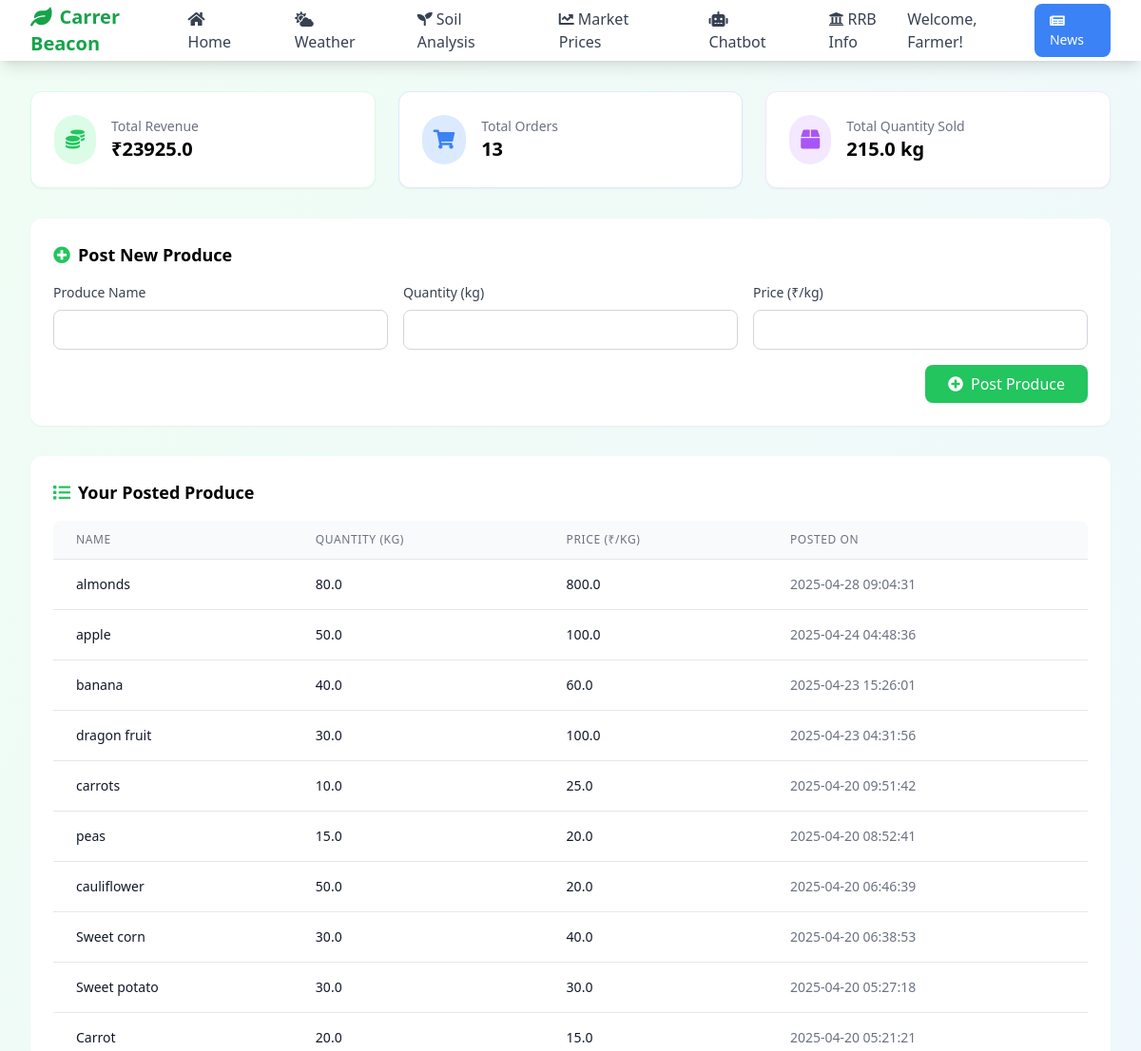
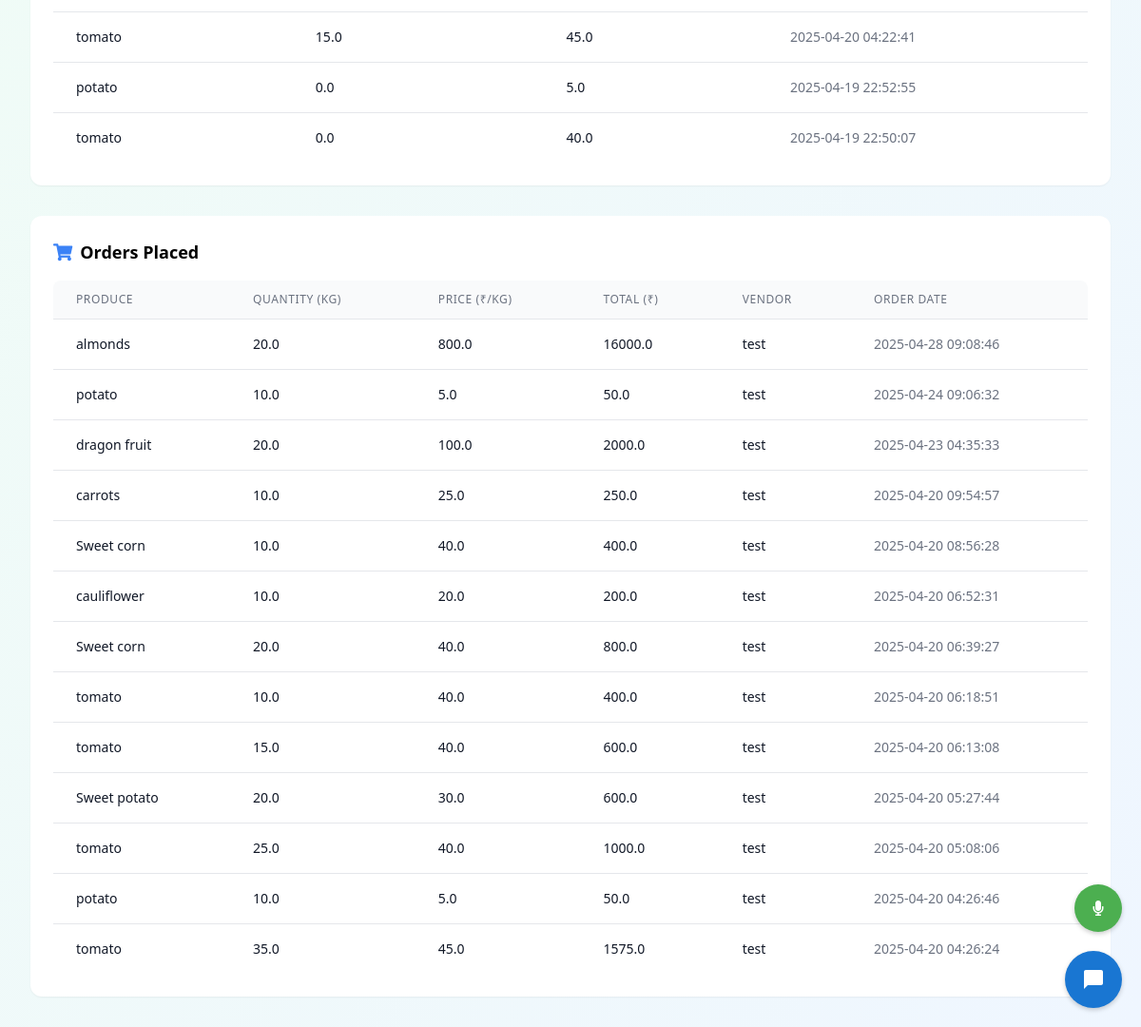
The app's page /farmerdash (signed in) with its own data (2 pictures, top to bottom).
### tables this page shows
CREATE TABLE produce (
            id INTEGER PRIMARY KEY AUTOINCREMENT,
            name TEXT NOT NULL,
            quantity REAL NOT NULL,
            price REAL NOT NULL,
            farmer_id INTEGER,
            created_at TIMESTAMP DEFAULT CURRENT_TIMESTAMP,
            FOREIGN KEY (farmer_id) REFERENCES farmers(id)
        );

CREATE TABLE purchases (
        id INTEGER PRIMARY KEY AUTOINCREMENT,
        produce_id INTEGER NOT NULL,
        vendor_id INTEGER NOT NULL,
        quantity REAL NOT NULL,
        price_per_unit REAL NOT NULL,
        total_price REAL NOT NULL,
        created_at TIMESTAMP DEFAULT CURRENT_TIMESTAMP,
        FOREIGN KEY (produce_id) REFERENCES produce(id),
        FOREIGN KEY (vendor_id) REFERENCES vendors(id)
    );

CREATE TABLE vendors (
            id INTEGER PRIMARY KEY AUTOINCREMENT,
            name TEXT NOT NULL,
            email TEXT NOT NULL UNIQUE,
            password TEXT NOT NULL
        );

### app.py (the view)
@app.route('/farmerdash')
def farmerdash():
    if "farmer_id" not in session:
        flash("Please log in first!", "danger")
        return redirect(url_for("Farmerlogin"))
    purchase_history = get_farmer_purchases(session["farmer_id"])
    revenue_data = get_farmer_revenue(session["farmer_id"])
    posted_produce = get_farmer_produce(session["farmer_id"])
    return render_template("farmerdash.html",
                         purchase_history=purchase_history,
                         revenue_data=revenue_data,
                         posted_produce=posted_produce)

### models.py (called while the page is built)
def get_farmer_purchases(farmer_id):
    conn = sqlite3.connect("data.db")
    cursor = conn.cursor()
    cursor.execute('''
    SELECT
        purchases.id,
        produce.name as produce_name,
        purchases.quantity,
        purchases.price_per_unit,
        purchases.total_price,
        purchases.created_at,
        vendors.name as vendor_name
    FROM purchases
    JOIN produce ON purchases.produce_id = produce.id
    JOIN vendors ON purchases.vendor_id = vendors.id
    WHERE produce.farmer_id = ?
    ORDER BY purchases.created_at DESC
    ''', (farmer_id,))
    purchases = cursor.fetchall()
    conn.close()
    return purchases

def get_farmer_revenue(farmer_id):
    conn = sqlite3.connect("data.db")
    cursor = conn.cursor()
    cursor.execute('''
    SELECT
        SUM(purchases.total_price) as total_revenue,
        COUNT(purchases.id) as total_orders,
        SUM(purchases.quantity) as total_quantity_sold
    FROM purchases
    JOIN produce ON purchases.produce_id = produce.id
    WHERE produce.farmer_id = ?
    ''', (farmer_id,))
    revenue_data = cursor.fetchone()
    conn.close()
    return {
        'total_revenue': revenue_data[0] or 0,
        'total_orders': revenue_data[1] or 0,
        'total_quantity_sold': revenue_data[2] or 0
    }

def get_farmer_produce(farmer_id):
    conn = sqlite3.connect("data.db")
    cursor = conn.cursor()
    cursor.execute('''
    SELECT
        id,
        name,
        quantity,
        price,
        created_at
    FROM produce
    WHERE farmer_id = ?
    ORDER BY created_at DESC
    ''', (farmer_id,))
    produce = cursor.fetchall()
    conn.close()
    return produce

### templates/farmerdash.html (shortened to what this page needs)
<!DOCTYPE html>
<html lang="en">
<head>
    <script src="https://cdn.tailwindcss.com"></script>
    <link rel="stylesheet" href="https://cdnjs.cloudflare.com/ajax/libs/font-awesome/5.15.4/css/all.min.css">
</head>
<body class="min-h-screen bg-gradient-to-br from-green-50 to-blue-50">
    <nav class="bg-white shadow-lg">
        <div class="max-w-7xl mx-auto px-4 sm:px-6 lg:px-8">
            <div class="flex justify-between h-16">
                <div class="flex items-center">
                    <a href="/farmerdash" class="text-xl font-bold text-green-600">
                        <i class="fas fa-leaf mr-2"></i>Carrer Beacon
                    </a>
                </div>
                <div class="hidden md:flex items-center space-x-8">
                    <a href="/farmerdash" class="text-gray-700 hover:text-green-600 px-3 py-2 rounded-md font-medium">
                        <i class="fas fa-home mr-1"></i>Home
                    </a>
                    <a href="/weather" class="text-gray-700 hover:text-green-600 px-3 py-2 rounded-md font-medium">
                        <i class="fas fa-cloud-sun mr-1"></i>Weather
                    </a>
                    <a href="/soil" class="text-gray-700 hover:text-green-600 px-3 py-2 rounded-md font-medium">
                        <i class="fas fa-seedling mr-1"></i>Soil Analysis
                    </a>
                    <a href="/vegprices" class="text-gray-700 hover:text-green-600 px-3 py-2 rounded-md font-medium">
                        <i class="fas fa-chart-line mr-1"></i>Market Prices
                    </a>
                    <a href="/chatbot" class="text-gray-700 hover:text-green-600 px-3 py-2 rounded-md font-medium">
                        <i class="fas fa-robot mr-1"></i>Chatbot
                    </a>
                    <a href="/rrb" class="text-gray-700 hover:text-green-600 px-3 py-2 rounded-md font-medium">
                        <i class="fas fa-university mr-1"></i>RRB Info
                    </a>
                </div>
                <div class="flex items-center">
                    <span class="text-gray-700 mr-4">Welcome, Farmer!</span>
                    <a href="/news" class="bg-blue-500 hover:bg-blue-600 text-white px-4 py-2 rounded-lg text-sm font-medium">
                        <i class="fas fa-newspaper mr-1"></i>News
                    </a>
                </div>
            </div>
        </div>
    </nav>
    <div class="max-w-7xl mx-auto px-4 sm:px-6 lg:px-8 py-8">
        <div class="grid grid-cols-1 md:grid-cols-3 gap-6 mb-8">
            <div class="bg-white rounded-xl shadow-sm p-6 dashboard-card border border-green-100">
                <div class="flex items-center">
                    <div class="p-3 rounded-full bg-green-100 mr-4">
                        <i class="fas fa-coins text-green-500 text-xl"></i>
                    </div>
                    <div>
                        <p class="text-sm text-gray-500">Total Revenue</p>
                        <p class="text-xl font-semibold">₹{{ revenue_data['total_revenue'] }}</p>
                    </div>
                </div>
            </div>
            <div class="bg-white rounded-xl shadow-sm p-6 dashboard-card border border-blue-100">
                <div class="flex items-center">
                    <div class="p-3 rounded-full bg-blue-100 mr-4">
                        <i class="fas fa-shopping-cart text-blue-500 text-xl"></i>
                    </div>
                    <div>
                        <p class="text-sm text-gray-500">Total Orders</p>
                        <p class="text-xl font-semibold">{{ revenue_data['total_orders'] }}</p>
                    </div>
                </div>
            </div>
            <div class="bg-white rounded-xl shadow-sm p-6 dashboard-card border border-purple-100">
                <div class="flex items-center">
                    <div class="p-3 rounded-full bg-purple-100 mr-4">
                        <i class="fas fa-box text-purple-500 text-xl"></i>
                    </div>
                    <div>
                        <p class="text-sm text-gray-500">Total Quantity Sold</p>
                        <p class="text-xl font-semibold">{{ revenue_data['total_quantity_sold'] }} kg</p>
                    </div>
                </div>
            </div>
        </div>
        <div class="bg-white rounded-xl shadow-sm p-6 mb-8">
            <h2 class="text-lg font-semibold mb-4 flex items-center">
                <i class="fas fa-plus-circle text-green-500 mr-2"></i>
                Post New Produce
            </h2>
            <form action="{{ url_for('post_produce') }}" method="POST" class="space-y-4">
                <div class="grid grid-cols-1 md:grid-cols-3 gap-4">
                    <div>
                        <label for="produce_name" class="block text-sm font-medium text-gray-700 mb-2">Produce Name</label>
                        <input type="text" id="produce_name" name="produce_name" required
                            class="w-full px-4 py-2 border border-gray-300 rounded-lg focus:ring-2 focus:ring-green-500 focus:border-green-500">
                    </div>
                    <div>
                        <label for="quantity" class="block text-sm font-medium text-gray-700 mb-2">Quantity (kg)</label>
                        <input type="number" id="quantity" name="quantity" step="0.01" min="0" required
                            class="w-full px-4 py-2 border border-gray-300 rounded-lg focus:ring-2 focus:ring-green-500 focus:border-green-500">
                    </div>
                    <div>
                        <label for="price" class="block text-sm font-medium text-gray-700 mb-2">Price (₹/kg)</label>
                        <input type="number" id="price" name="price" step="0.01" min="0" required
                            class="w-full px-4 py-2 border border-gray-300 rounded-lg focus:ring-2 focus:ring-green-500 focus:border-green-500">
                    </div>
                </div>
                <div class="flex justify-end">
                    <button type="submit" class="bg-green-500 hover:bg-green-600 text-white px-6 py-2 rounded-lg font-medium">
                        <i class="fas fa-plus-circle mr-2"></i>Post Produce
                    </button>
                </div>
            </form>
        </div>
        <div class="bg-white rounded-xl shadow-sm p-6 dashboard-card mb-8">
            <h2 class="text-lg font-semibold mb-4 flex items-center">
                <i class="fas fa-list text-green-500 mr-2"></i>
                Your Posted Produce
            </h2>
            <div class="overflow-x-auto">
                <table class="min-w-full divide-y divide-gray-200">
                    <thead>
                        <tr>
                            <th class="px-6 py-3 bg-gray-50 text-left text-xs font-medium text-gray-500 uppercase tracking-wider rounded-tl-lg">Name</th>
                            <th class="px-6 py-3 bg-gray-50 text-left text-xs font-medium text-gray-500 uppercase tracking-wider">Quantity (kg)</th>
                            <th class="px-6 py-3 bg-gray-50 text-left text-xs font-medium text-gray-500 uppercase tracking-wider">Price (₹/kg)</th>
                            <th class="px-6 py-3 bg-gray-50 text-left text-xs font-medium text-gray-500 uppercase tracking-wider rounded-tr-lg">Posted On</th>
                        </tr>
                    </thead>
                    <tbody class="bg-white divide-y divide-gray-200">
                        {% for produce in posted_produce %}
                        <tr class="hover:bg-gray-50">
                            <td class="px-6 py-4 whitespace-nowrap text-sm text-gray-900">{{ produce[1] }}</td>
                            <td class="px-6 py-4 whitespace-nowrap text-sm text-gray-900">{{ produce[2] }}</td>
                            <td class="px-6 py-4 whitespace-nowrap text-sm text-gray-900">{{ produce[3] }}</td>
                            <td class="px-6 py-4 whitespace-nowrap text-sm text-gray-500">{{ produce[4] }}</td>
                        </tr>
                        {% endfor %}
                    </tbody>
                </table>
            </div>
        </div>
        <div class="bg-white rounded-xl shadow-sm p-6 dashboard-card">
            <h2 class="text-lg font-semibold mb-4 flex items-center">
                <i class="fas fa-shopping-cart text-blue-500 mr-2"></i>
                Orders Placed
            </h2>
            <div class="overflow-x-auto">
                <table class="min-w-full divide-y divide-gray-200">
                    <thead>
                        <tr>
                            <th class="px-6 py-3 bg-gray-50 text-left text-xs font-medium text-gray-500 uppercase tracking-wider rounded-tl-lg">Produce</th>
                            <th class="px-6 py-3 bg-gray-50 text-left text-xs font-medium text-gray-500 uppercase tracking-wider">Quantity (kg)</th>
                            <th class="px-6 py-3 bg-gray-50 text-left text-xs font-medium text-gray-500 uppercase tracking-wider">Price (₹/kg)</th>
                            <th class="px-6 py-3 bg-gray-50 text-left text-xs font-medium text-gray-500 uppercase tracking-wider">Total (₹)</th>
                            <th class="px-6 py-3 bg-gray-50 text-left text-xs font-medium text-gray-500 uppercase tracking-wider">Vendor</th>
                            <th class="px-6 py-3 bg-gray-50 text-left text-xs font-medium text-gray-500 uppercase tracking-wider rounded-tr-lg">Order Date</th>
                        </tr>
                    </thead>
                    <tbody class="bg-white divide-y divide-gray-200">
                        {% for order in purchase_history %}
                        <tr class="hover:bg-gray-50">
                            <td class="px-6 py-4 whitespace-nowrap text-sm text-gray-900">{{ order[1] }}</td>
                            <td class="px-6 py-4 whitespace-nowrap text-sm text-gray-900">{{ order[2] }}</td>
                            <td class="px-6 py-4 whitespace-nowrap text-sm text-gray-900">{{ order[3] }}</td>
                            <td class="px-6 py-4 whitespace-nowrap text-sm text-gray-900">{{ order[4] }}</td>
                            <td class="px-6 py-4 whitespace-nowrap text-sm text-gray-900">{{ order[6] }}</td>
                            <td class="px-6 py-4 whitespace-nowrap text-sm text-gray-500">{{ order[5] }}</td>
                        </tr>
                        {% endfor %}
                    </tbody>
                </table>
            </div>
        </div>
    </div>
</body>
</html>

### records on screen
produce: name "almonds", quantity "80.0", price "800.0", created_at "2025-04-28 09:04:31"
produce: name "apple", quantity "50.0", price "100.0", created_at "2025-04-24 04:48:36"
produce: name "banana", quantity "40.0", price "60.0", created_at "2025-04-23 15:26:01"
produce: name "dragon fruit", quantity "30.0", price "100.0", created_at "2025-04-23 04:31:56"
produce: name "carrots", quantity "10.0", price "25.0", created_at "2025-04-20 09:51:42"
produce: name "peas", quantity "15.0", price "20.0", created_at "2025-04-20 08:52:41"
produce: name "cauliflower", quantity "50.0", price "20.0", created_at "2025-04-20 06:46:39"
produce: name "Sweet corn", quantity "30.0", price "40.0", created_at "2025-04-20 06:38:53"
produce: name "Sweet potato", quantity "30.0", price "30.0", created_at "2025-04-20 05:27:18"
produce: name "Carrot", quantity "20.0", price "15.0", created_at "2025-04-20 05:21:21"
produce: name "tomato", quantity "15.0", price "45.0", created_at "2025-04-20 04:22:41"
produce: name "potato", quantity "0.0", price "5.0", created_at "2025-04-19 22:52:55"
produce: name "tomato", quantity "0.0", price "40.0", created_at "2025-04-19 22:50:07"
purchases: name "almonds", quantity "20.0", price_per_unit "800.0", total_price "16000.0", name "test", created_at "2025-04-28 09:08:46"
purchases: name "potato", quantity "10.0", price_per_unit "5.0", total_price "50.0", name "test", created_at "2025-04-24 09:06:32"
purchases: name "dragon fruit", quantity "20.0", price_per_unit "100.0", total_price "2000.0", name "test", created_at "2025-04-23 04:35:33"
purchases: name "carrots", quantity "10.0", price_per_unit "25.0", total_price "250.0", name "test", created_at "2025-04-20 09:54:57"
purchases: name "Sweet corn", quantity "10.0", price_per_unit "40.0", total_price "400.0", name "test", created_at "2025-04-20 08:56:28"
purchases: name "cauliflower", quantity "10.0", price_per_unit "20.0", total_price "200.0", name "test", created_at "2025-04-20 06:52:31"
purchases: name "Sweet corn", quantity "20.0", price_per_unit "40.0", total_price "800.0", name "test", created_at "2025-04-20 06:39:27"
purchases: name "tomato", quantity "10.0", price_per_unit "40.0", total_price "400.0", name "test", created_at "2025-04-20 06:18:51"
purchases: name "tomato", quantity "15.0", price_per_unit "40.0", total_price "600.0", name "test", created_at "2025-04-20 06:13:08"
purchases: name "Sweet potato", quantity "20.0", price_per_unit "30.0", total_price "600.0", name "test", created_at "2025-04-20 05:27:44"
purchases: name "tomato", quantity "25.0", price_per_unit "40.0", total_price "1000.0", name "test", created_at "2025-04-20 05:08:06"
purchases: name "potato", quantity "10.0", price_per_unit "5.0", total_price "50.0", name "test", created_at "2025-04-20 04:26:46"
purchases: name "tomato", quantity "35.0", price_per_unit "45.0", total_price "1575.0", name "test", created_at "2025-04-20 04:26:24"

### other values on screen
{{ revenue_data['total_revenue'] }} "23925.0"
{{ revenue_data['total_orders'] }} "13"
{{ revenue_data['total_quantity_sold'] }} "215.0"
